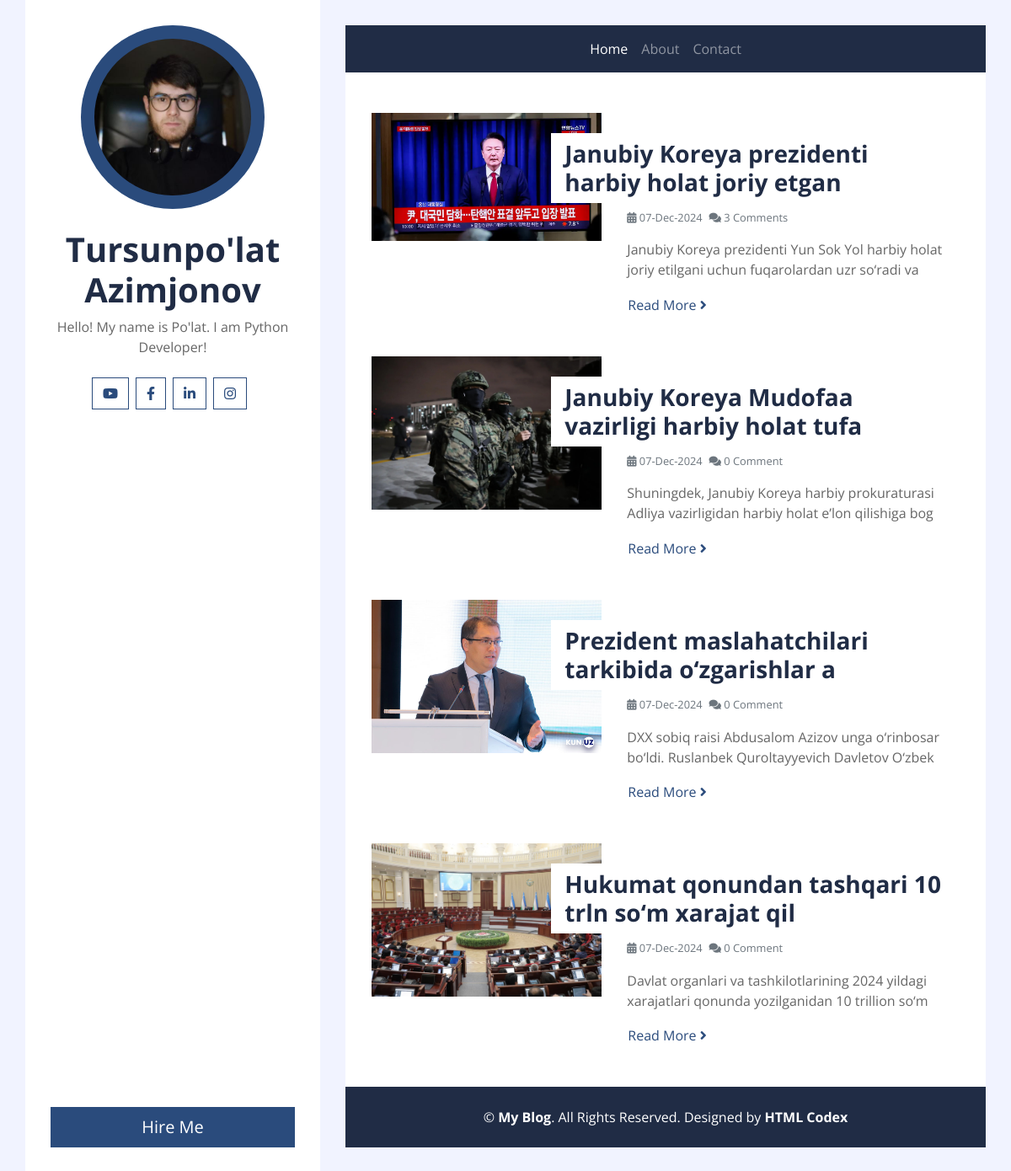
The page / on the database its author committed.
### post_app/models.py (models this page shows, shortened)
class Post(models.Model):
    title = models.CharField(max_length=200)
    body = models.TextField()
    image = models.FileField(upload_to='post-images/')
    tags = models.ManyToManyField('Tag', related_name='tags', blank=True, null=True)
    created_on = models.DateTimeField(auto_now_add=True)
    class Meta:
        app_label = 'post_app'
        ordering = ('-created_on',)

### post_app/views.py (the view)
# urls.py: path('', getPosts, name='post_all'),
def getPosts(request):
    template_name = 'post_app/list.html'
    posts = Post.objects.all()
    context = {'posts': posts}
    return render(request=request, template_name=template_name, context=context)

### templates/post_app/list.html (shortened to what this page needs)
{% extends 'base.html' %}
{% load static %}
{% block content %}
    <div class="container bg-white pt-5">
        {% if filter %}
            {% for post in posts %}
        	<div class="row blog-item px-3 pb-5">
            <div class="col-md-5">
                {% if post.image %}
                <img class="img-fluid mb-4 mb-md-0" src="{{ post.image.url }}" alt="Image">
                {% endif %}
            </div>
            <div class="col-md-7">
                <h3 class="mt-md-4 px-md-3 mb-2 py-2 bg-white font-weight-bold"> {{ post.title | slice:'50' }}</h3>
                <div class="d-flex mb-3">
                    <small class="mr-2 text-muted"><i class="fa fa-calendar-alt"></i> {{ post.created_on | date:'d-M-Y' }}</small>
                    {% if post.comments.count <= 1 %}
                    	<small class="mr-2 text-muted"><i class="fa fa-comments"></i> {{ post.comments.count }} Comment</small>
                    {% else %}
                        <small class="mr-2 text-muted"><i class="fa fa-comments"></i> {{ post.comments.count }} Comments</small>
                    {% endif %}
                </div>
                <p>
                    {{ post.body | slice:'100' }}
                </p>
                <a class="btn btn-link p-0" href="{% url 'post_detail' post.pk %}">Read More <i class="fa fa-angle-right"></i></a>
            </div>
        </div>
        {% endfor %}
        {% else %}
            {% for post in posts %}
        	<div class="row blog-item px-3 pb-5">
            <div class="col-md-5">
                {% if post.image %}
                <img class="img-fluid mb-4 mb-md-0" src="{{ post.image.url }}" alt="Image">
                {% endif %}
            </div>
            <div class="col-md-7">
                <h3 class="mt-md-4 px-md-3 mb-2 py-2 bg-white font-weight-bold"> {{ post.title | slice:'50' }}</h3>
                <div class="d-flex mb-3">
                    <small class="mr-2 text-muted"><i class="fa fa-calendar-alt"></i> {{ post.created_on | date:'d-M-Y' }}</small>
                    {% if post.comments.count <= 1 %}
                    	<small class="mr-2 text-muted"><i class="fa fa-comments"></i> {{ post.comments.count }} Comment</small>
                    {% else %}
                        <small class="mr-2 text-muted"><i class="fa fa-comments"></i> {{ post.comments.count }} Comments</small>
                    {% endif %}
                </div>
                <p>
                    {{ post.body | slice:'100' }}
                </p>
                <a class="btn btn-link p-0" href="{% url 'post_detail' post.pk %}">Read More <i class="fa fa-angle-right"></i></a>
            </div>
        </div>
        {% endfor %}
        {% endif %}
    </div>
{% endblock %}

### rows shown on the page
Post: image (picture), title "Janubiy Koreya prezidenti harbiy holat joriy etgan", created_on "07-Dec-2024", comments.count "3", body "Janubiy Koreya prezidenti Yun Sok Yol harbiy holat joriy etilgani uchun fuqarolardan uzr so‘radi va"
Post: image (picture), title "Janubiy Koreya Mudofaa vazirligi harbiy holat tufa", created_on "07-Dec-2024", comments.count "0", body "Shuningdek, Janubiy Koreya harbiy prokuraturasi Adliya vazirligidan harbiy holat e’lon qilishiga bog"
Post: image (picture), title "Prezident maslahatchilari tarkibida o‘zgarishlar a", created_on "07-Dec-2024", comments.count "0", body "DXX sobiq raisi Abdusalom Azizov unga o‘rinbosar bo‘ldi. Ruslanbek Quroltayyevich Davletov O‘zbek"
Post: image (picture), title "Hukumat qonundan tashqari 10 trln so‘m xarajat qil", created_on "07-Dec-2024", comments.count "0", body "Davlat organlari va tashkilotlarining 2024 yildagi xarajatlari qonunda yozilganidan 10 trillion so‘m"
